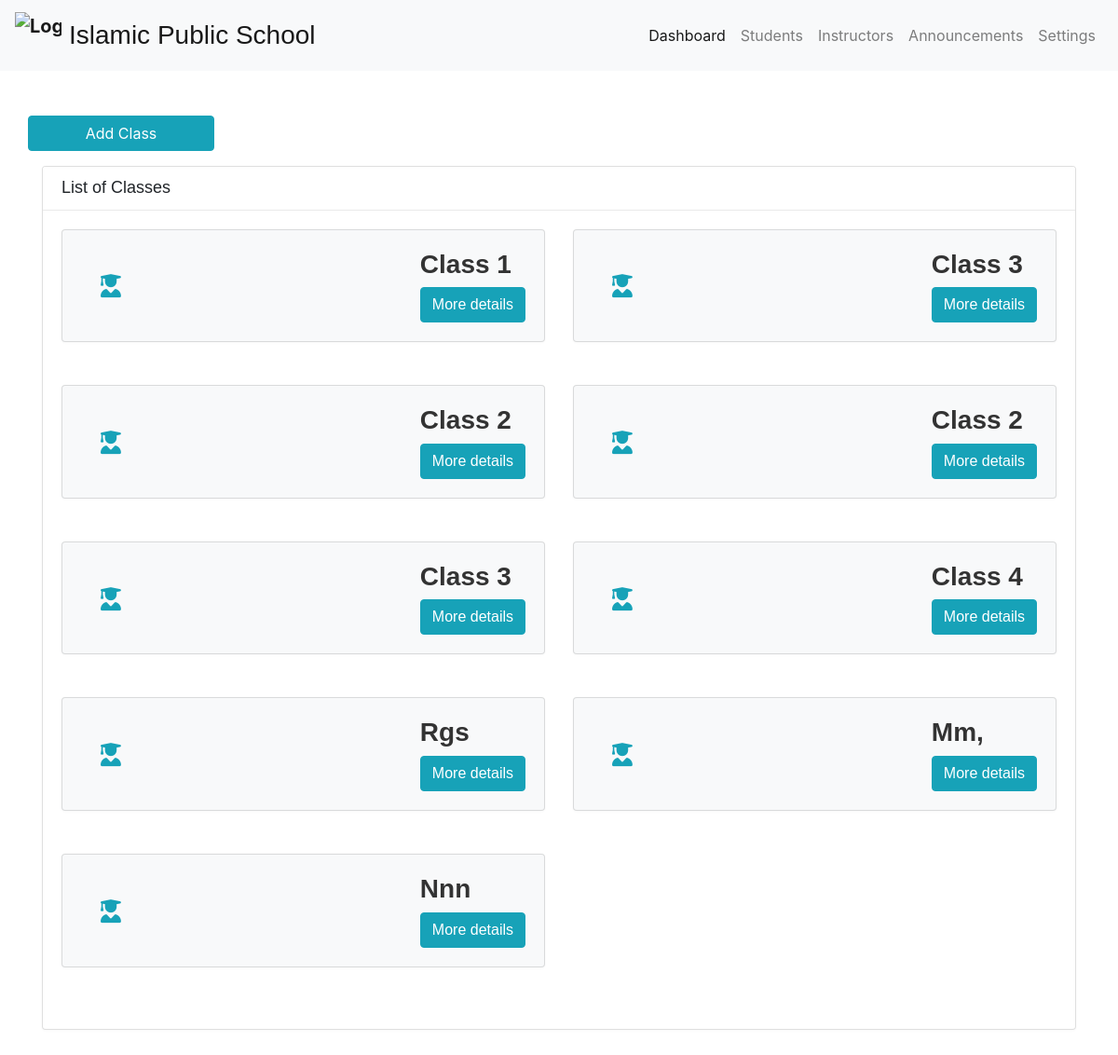
The app's page /, older data.
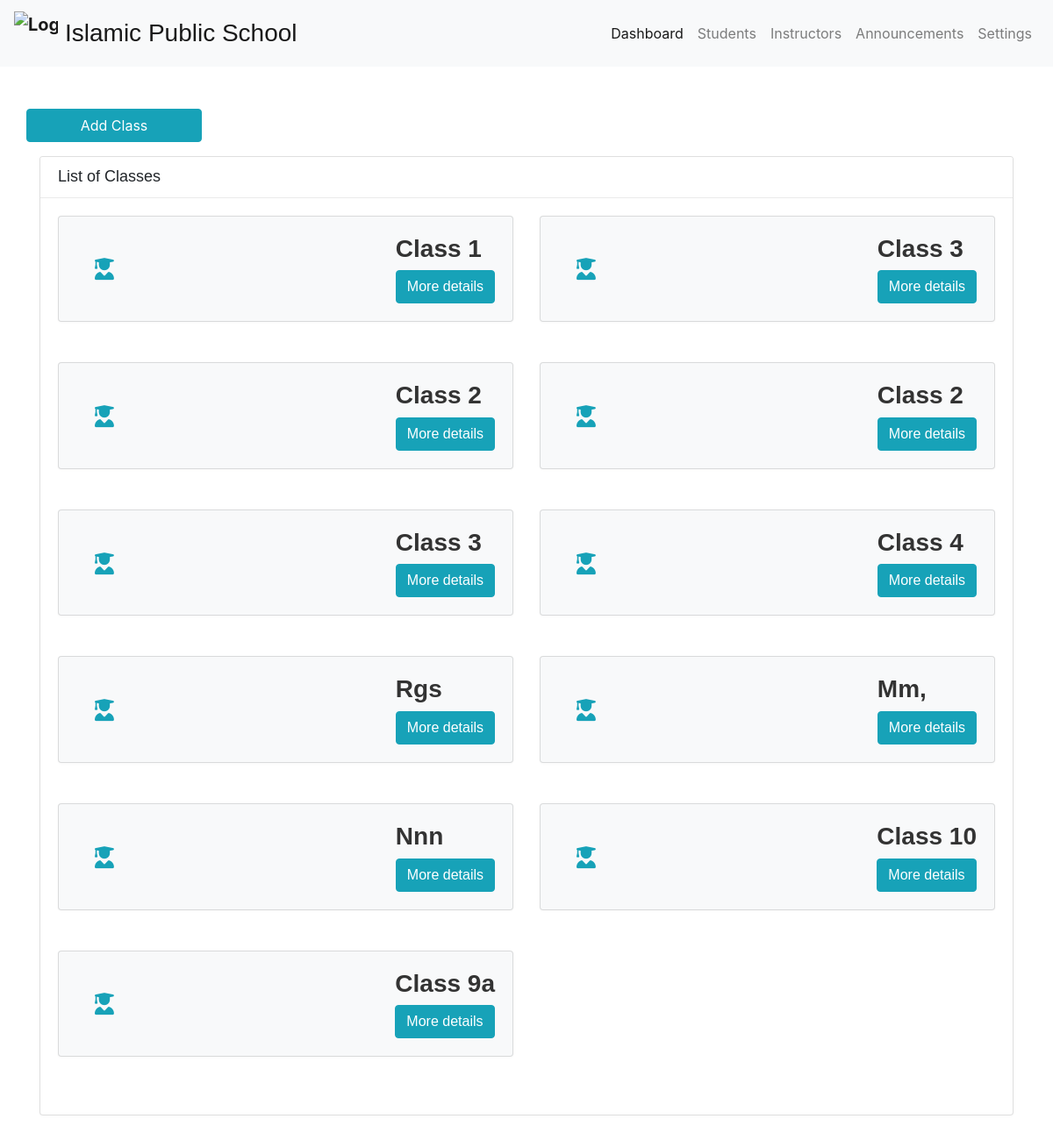
The same page, newer data.
### lmsAdmin/models.py (models this page shows, shortened)
class SchoolClass(models.Model):
    name = models.CharField(max_length=50)
    teachers = models.ManyToManyField(User, related_name='classes_taught',blank=True)
    students = models.ManyToManyField(User, related_name='classes_enrolled',blank=True)
    created_at = models.DateTimeField(auto_now_add=True)
    updated_at = models.DateTimeField(auto_now=True)

### lmsAdmin/views.py (the view)
# urls.py: path('',AdminDashboardView,name="dashboard"),
def AdminDashboardView(request):
    classes = SchoolClass.objects.all()
    context = {
        "classes": classes
    }
    return render(request,"admin/admindashboard.html", context)

### templates/admin/admindashboard.html (shortened to what this page needs)
{% extends 'base.html' %}
{% block body %}
<div class="container mt-5">
  <div class="row">
    <button type="button" style="width: 200px;" class="btn btn-info mb-3" data-bs-toggle="modal" data-bs-target="#classaddmodal">
      Add Class
    </button>
    <div class="col-lg-12">
      <div class="card">
        <div class="card-header">
          <h5 class="card-title">List of Classes</h5>
        </div>
        <div class="card-body">
          <div class="row">
            {% for clas in classes %}
            <div class="col-md-6 mb-3">
              <div class="card bg-light">
                <div class="card-body">
                  <div class="db-widgets d-flex justify-content-between align-items-center">
                    <div class="db-icon text-info">
                      <a data-bs-toggle="modal" data-bs-target="#classeditmodal">
                       <i class="fas fa-user-graduate "></i>
                      </a>
                    </div>
                    <div class="db-info">
                      <h3 style="text-transform: capitalize;">{{ clas.name }}</h3>
                      <h6><a href="{% url 'classdetail' clas.id %}" class="btn btn-info" > More details </a></h6>
                    </div>
                  </div>
                </div>
              </div>
            </div>
            {% endfor %}
          </div>
        </div>
      </div>
    </div>
  </div>
</div>
{% endblock %}

### templates/base.html (shortened to what this page needs)
{% load static %}
<!DOCTYPE html>
<html lang="en">
   <head>
      <link rel="stylesheet" href="{% static 'assets/plugins/bootstrap/css/bootstrap.min.css' %}">
      <link rel="stylesheet" href="{% static 'assets/plugins/fontawesome/css/fontawesome.min.css' %}">
      <link rel="stylesheet" href="{% static 'assets/plugins/fontawesome/css/all.min.css' %}">
      <link rel="stylesheet" href="{% static 'assets/css/style.css' %}">
      <link rel="stylesheet" href="https://cdnjs.cloudflare.com/ajax/libs/font-awesome/6.3.0/css/all.min.css" />
      <link href="https://cdn.jsdelivr.net/npm/bootstrap@5.3.0-alpha1/dist/css/bootstrap.min.css" rel="stylesheet">
   </head>
   <body>
    {% include 'navbar.html' %}
    {% block body %} {% endblock %}
   </body>
</html>

### templates/navbar.html (shortened to what this page needs)
<!-- {% load static %}
<style>
   .right-section{
      margin-right: 20px;
   }
</style>
<header >
<div class="header">
    <div class="header-left">
       <a href="index.html" class="logo">
          <img src="{% static 'assets/img/logo.jpg' %}" alt="Logo">
       </a>
       <div class="logo name " style="font-size: 20px; margin-left: 10px; " >
          Islamic Public School
       </div>
       <a href="index.html" class="logo logo-small">
          <img src="{% static 'assets/img/logo.jpg' %}" alt="Logo" width="30" height="30">
       </a>
    </div>
    <a href="javascript:void(0);" id="toggle_btn" class="text-decoration-none ms-0" style="margin-left: 70;">
       <i class="fas fa-bars"></i>
    </a>
    <a class="mobile_btn text-decoration-none " id="mobile_btn">
       <i class="fas fa-bars"></i>
    </a>
    <div class="align-left">
      <ul class="nav user-menu">
         <li class="nav-item dropdown noti-dropdown">
            <a href="#" class="dropdown-toggle nav-link" data-toggle="dropdown">
               <i class="far fa-bell"></i> <span class="badge badge-pill">3</span>
            </a>
            <div class="dropdown-menu notifications">
               <div class="topnav-dropdown-header">
                  <span class="notification-title">Notifications</span>
                  <a href="javascript:void(0)" class="clear-noti"> Clear All </a>
               </div>
               <div class="noti-content">
                  <ul class="notification-list">
                     <li class="notification-message">
                        <a href="#">
                           <div class="media">
                              <span class="avatar avatar-sm">
                                 <img class="avatar-img rounded-circle" alt="User Image"
                                    src="assets/img/profiles/avatar-02.jpg">
                              </span>
                              <div class="media-body">
                                 <p class="noti-details"><span class="noti-title">Carlson Tech</span> has approved
                                    <span class="noti-title">your estimate</span>
                                 </p>
                                 <p class="noti-time"><span class="notification-time">4 mins ago</span></p>
                              </div>
                           </div>
                        </a>
                     </li>
                     <li class="notification-message">
                        <a href="#">
                           <div class="media">
                              <span class="avatar avatar-sm">
                                 <img class="avatar-img rounded-circle" alt="User Image"
                                    src="assets/img/profiles/avatar-11.jpg">
                              </span>
                              <div class="media-body">
                                 <p class="noti-details"><span class="noti-title">International Software Inc</span>
                                    has sent you a invoice in the amount of <span class="noti-title">$218</span></p>
                                 <p class="noti-time"><span class="notification-time">6 mins ago</span></p>
                              </div>
                           </div>
                        </a>
                     </li>
                     <li class="notification-message">
                        <a href="#">
                           <div class="media">
                              <span class="avatar avatar-sm">
                                 <img class="avatar-img rounded-circle" alt="User Image"
                                    src="assets/img/profiles/avatar-17.jpg">
                              </span>
                              <div class="media-body">
                                 <p class="noti-details"><span class="noti-title">John Hendry</span> sent a
                                    cancellation request <span class="noti-title">Apple iPhone XR</span></p>
                                 <p class="noti-time"><span class="notification-time">8 mins ago</span></p>
                              </div>
                           </div>
                        </a>
                     </li>
                     <li class="notification-message">
                        <a href="#">
                           <div class="media">
                              <span class="avatar avatar-sm">
                                 <img class="avatar-img rounded-circle" alt="User Image"
                                    src="assets/img/profiles/avatar-13.jpg">
                              </span>
                              <div class="media-body">
                                 <p class="noti-details"><span class="noti-title">Mercury Software Inc</span> added a
                                    new product <span class="noti-title">Apple MacBook Pro</span></p>
                                 <p class="noti-time"><span class="notification-time">12 mins ago</span></p>
                              </div>
                           </div>
                        </a>
                     </li>
                  </ul>
               </div>
               <div class="topnav-dropdown-footer">
                  <a href="#">View all Notifications</a>
               </div>
            </div>
         </li>
         <li class="nav-item dropdown has-arrow">
            <a href="#" class="dropdown-toggle nav-link" data-toggle="dropdown">
               <span class="user-img"><img class="rounded-circle" src="assets/img/profiles/avatar-01.jpg" width="31"
                     alt="Ryan Taylor"></span>
            </a>
            <div class="dropdown-menu">
               <div class="user-header">
                  <div class="avatar avatar-sm">
                     <img src="assets/img/profiles/avatar-01.jpg" alt="User Image" class="avatar-img rounded-circle">
                  </div>
                  <div class="user-text">
                     <h6>Ryan Taylor</h6>
                     <p class="text-muted mb-0">Administrator</p>
                  </div>
               </div>
               <a class="dropdown-item" href="profile.html">My Profile</a>
               <a class="dropdown-item" href="inbox.html">Inbox</a>
               <a class="dropdown-item" href="login.html">Logout</a>
            </div>
         </li>
      </ul>
    </div>
</div>
</header> -->
<!DOCTYPE html>
<html>
<head>
  <link rel="stylesheet" href="https://stackpath.bootstrapcdn.com/bootstrap/4.5.2/css/bootstrap.min.css">
</head>
<body>
  <nav class="navbar navbar-expand-lg navbar-light ">
   <a class="navbar-brand d-flex justify-content-center" href="{% url 'dashboard' %}">
      <img src="{% static 'assets/img/school_logo.png' %}" alt="Logo" width="50" height="50">
      <h3 class="ml-2 my-auto">Islamic Public School</h3>
   </a>
    <div class="collapse navbar-collapse" id="navbarNav">
      <ul class="navbar-nav ml-auto">
        <li class="nav-item">
          <a class="nav-link active" href="{% url 'dashboard' %}">Dashboard</a>
        </li>
        <li class="nav-item">
          <a class="nav-link" href="{% url 'studentlist' %}">Students</a>
        </li>
        <li class="nav-item">
          <a class="nav-link" href="{% url 'teacherlist' %}">Instructors</a>
        </li>
        <li class="nav-item">
          <a class="nav-link" href="#">Announcements</a>
        </li>
        <li class="nav-item">
          <a class="nav-link" href="#">Settings</a>
        </li>
      </ul>
    </div>
  </nav>
</body>
</html>

### lmsAdmin/static/assets/css/style.css (style rules this page uses)
html { height: 100%; }
body { background-color: #fff; color: #333; font-family: 'Poppins', sans-serif; font-size: 1rem; height: 100%; line-height: 1.5; overflow-x: hidden; }
h1, h2, h3, h4, h5, h6 { font-family: 'Poppins', sans-serif; margin-top: 0; }
a { color: #009ce7; }
input, button, a { transition: all 0.4s ease; -moz-transition: all 0.4s ease; -o-transition: all 0.4s ease; -ms-transition: all 0.4s ease; -webkit-transition: all 0.4s ease; }
input, input:focus, button, button:focus { outline: none; }
.navbar-nav > li { float: left; }
ul, ol { padding: 0px; list-style: none; }
.bg-light { background-color: #ebebff!important; }
.text-info, .dropdown-menu > li > a.text-info { color: #009efb !important; }
.btn-info { background-color: #009efb; border: 1px solid #009efb }
.card { border: 1px solid #ececf5; box-shadow: 0 1px 3px 0 rgba(0, 0, 0, 0.03); margin-bottom: 1.875rem; }
.card-body { padding: 1.5rem; }
.card-header { border-bottom: 1px solid #e6e6e6; padding: 1rem 1.5rem; }
.card .card-header { background-color: #fff; border-bottom: 1px solid #eaeaea; }
.card .card-header .card-title { margin-bottom: 0; font-size: 18px; }
.db-icon { font-size: 25px; width: 60px; height: 60px; padding: 13px 21px; border-radius: 10px; color: #fff; margin-right: 20px; }
.db-info h3 { font-size: 28px; font-weight: 600; color: #333333; }
.db-info h6 { margin: 0px; font-weight: 400; font-size: 15px; color: #333333; }

### templates/navbar.html (style rules this page uses)
.navbar { background-color: #f8f9fa; }
.navbar-brand { font-weight: bold; }
.navbar-nav .nav-link { color: #333; }

Row changes from the older to the newer data that the page shows:
added SchoolClass: name "Class 10"
added SchoolClass: name "Class 9a"
